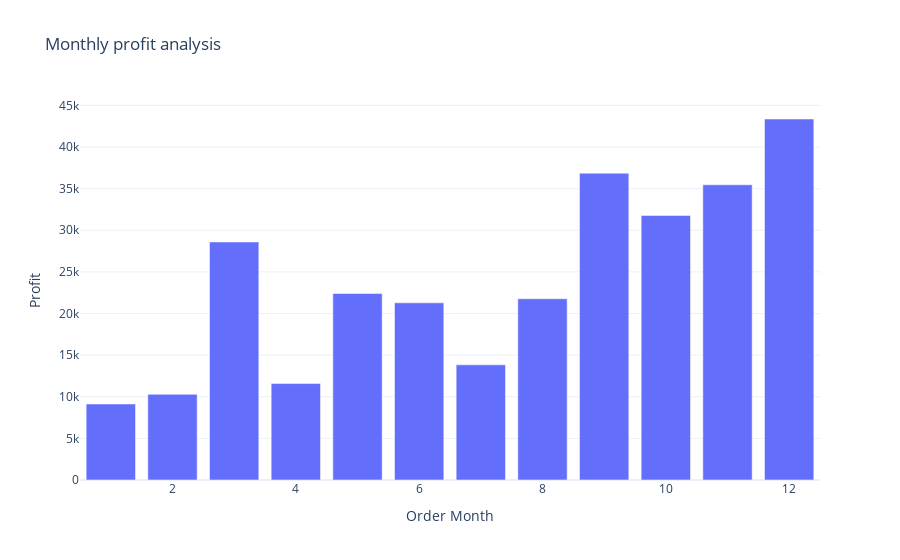

Source (notebook cell):
### Code cell
fig = px.bar(profit_by_month,
             x='Order Month',
              y='Profit',
             title='Monthly profit analysis	')
fig.show()

### Figure 1 — Plotly figure (JSON) as saved in the notebook; plotly's stock layout.template omitted (floating-point values rounded to 4 significant figures)
{"data": [{"alignmentgroup": "True", "hovertemplate": "Order Month=%{x}<br>Profit=%{y}<extra></extra>", "legendgroup": "", "marker": {"color": "#636efa", "pattern": {"shape": ""}}, "name": "", "offsetgroup": "", "orientation": "v", "showlegend": false, "textposition": "auto", "type": "bar", "x": [1, 2, 3, 4, 5, 6, 7, 8, 9, 10, 11, 12], "xaxis": "x", "y": [9134.0, 10290.0, 28590.0, 11590.0, 22410.0, 21290.0, 13830.0, 21780.0, 36860.0, 31780.0, 35470.0, 43370.0], "yaxis": "y"}], "layout": {"autosize": true, "barmode": "relative", "legend": {"tracegroupgap": 0}, "title": {"text": "Monthly profit analysis\t"}, "xaxis": {"anchor": "y", "autorange": true, "domain": [0, 1], "range": [0.5, 12.5], "title": {"text": "Order Month"}, "type": "linear"}, "yaxis": {"anchor": "x", "autorange": true, "domain": [0, 1], "range": [0, 45650.0], "title": {"text": "Profit"}, "type": "linear"}}}
